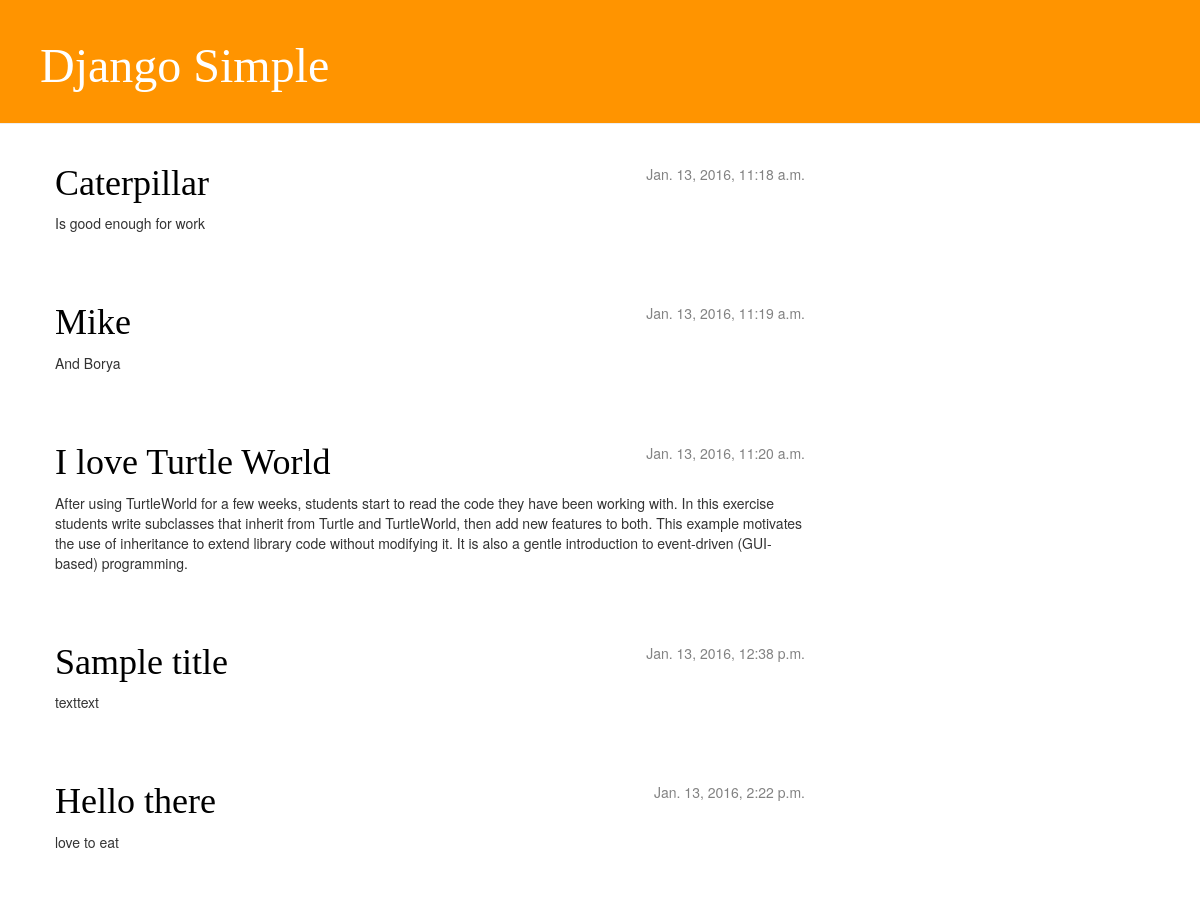
The page / on the database its author committed.
### blog/models.py (models this page shows, shortened)
class Post(models.Model):
	author = models.ForeignKey('auth.User')
	title = models.CharField(max_length=200)
	text = models.TextField()
	created_date = models.DateTimeField(default=timezone.now())
	published_date = models.DateTimeField(blank=True, null=True)

### blog/views.py (the view)
# urls.py: url(r'^$', views.post_list, name='post_list' ),
def post_list(request):
	posts = Post.objects.filter(published_date__lte=timezone.now()).order_by('published_date')
	return render(request, 'blog/post_list.html', {'posts': posts})

### blog/templates/blog/post_list.html
{% extends 'blog/base.html' %}
{% block content %}
{% for post in posts %}
    <div class="post">
        <div class="date">
            {{ post.published_date }}
        </div>
        <h1><a href="{% url 'post_detail' pk=post.pk %}">{{ post.title }}</a></h1>
        <p>{{ post.text|linebreaks }}</p>
    </div>
{% endfor %}
{% endblock %}

### blog/static/css/blog.css (style rules this page uses)
h1, h2, h3, h4 { font-family: 'Philosopher', cursive; }
.date { float: right; color: #828282; }
.post { margin-bottom: 70px; }
.post h1 a, .post h1 a:visited { color: #000000; }

### rows shown on the page
Post: published_date "Jan. 13, 2016, 11:18 a.m.", title "Caterpillar", text "Is good enough for work"
Post: published_date "Jan. 13, 2016, 11:19 a.m.", title "Mike", text "And Borya"
Post: published_date "Jan. 13, 2016, 11:20 a.m.", title "I love Turtle World", text "After using TurtleWorld for a few weeks, students start to read the code they have been working with. In this exercise students write subclasses that inherit from Turtle and TurtleWorld, then add new features to both. This example motivates the use of inheritance to extend library code without modifying it. It is also a gentle introduction to event-driven (GUI-based) programming."
Post: published_date "Jan. 13, 2016, 12:38 p.m.", title "Sample title", text "texttext"
Post: published_date "Jan. 13, 2016, 2:22 p.m.", title "Hello there", text "love to eat"
